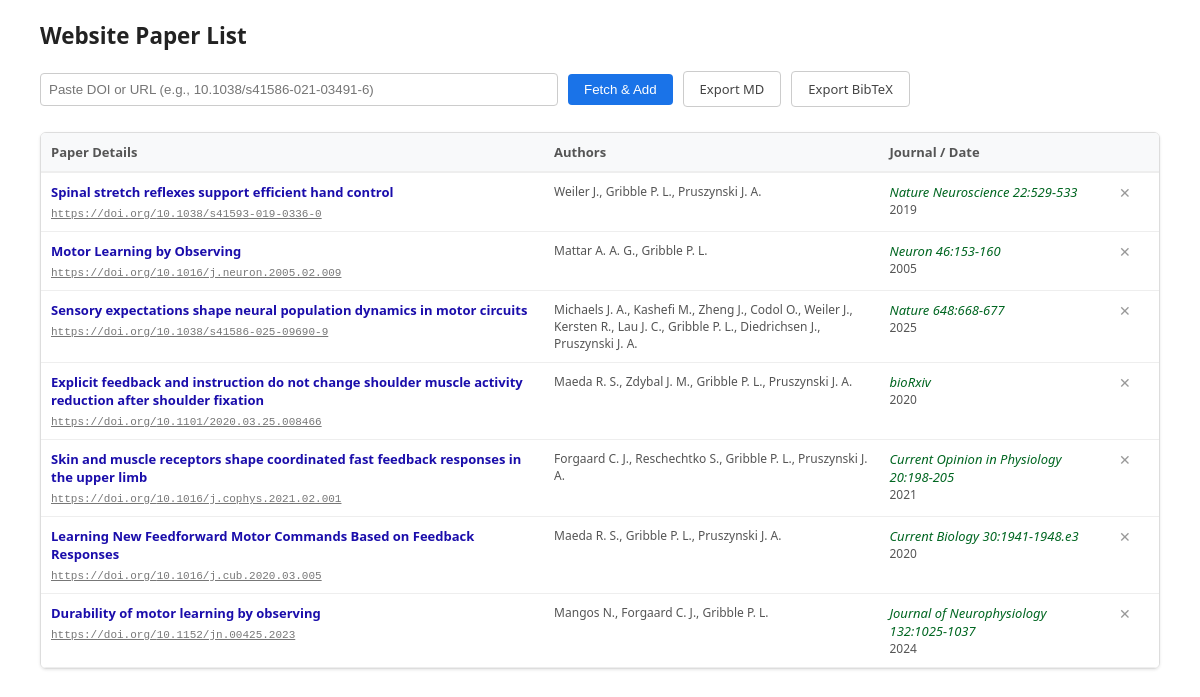
Before: / with the older database file.
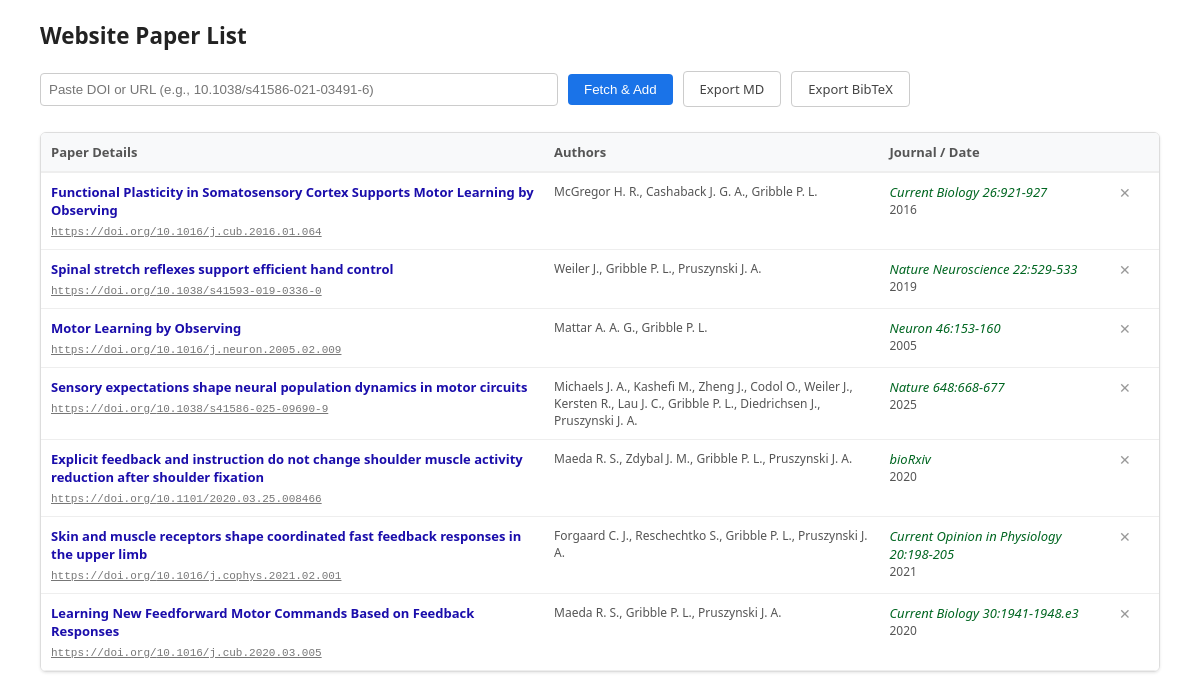
After: the same page with the newer database file.
### tables this page shows
CREATE TABLE papers (
		id INTEGER PRIMARY KEY AUTOINCREMENT,
		doi TEXT UNIQUE,
		title TEXT,
		authors TEXT,
		journal TEXT,
		pub_date TEXT
	, volume TEXT, page TEXT);

### app.py (the view)
@app.route("/", methods=["GET"])
def home():
    return render_page()

### app.py (called while the page is built)
def render_page(status: int = 200, message: str = ""):
    return render_template("index.html", papers=get_papers(), message=message), status

### db.py (called while the page is built)
def _connect():
    return sqlite3.connect(DB_PATH)

def get_papers() -> list[Paper]:
    with _connect() as conn:
        rows = conn.execute(
            "SELECT id, doi, title, authors, journal, pub_date, "
            "COALESCE(volume,''), COALESCE(page,'') "
            "FROM papers ORDER BY id DESC"
        ).fetchall()
    return [Paper(*row) for row in rows]

### templates/index.html (shortened to what this page needs)
<!DOCTYPE html>
<html lang="en">
<head>
</head>
<body>
    <h1>Website Paper List</h1>
    <form action="/submit" method="POST">
        <input type="text" name="doi" placeholder="Paste DOI or URL (e.g., 10.1038/s41586-021-03491-6)" required>
        <button type="submit">Fetch &amp; Add</button>
        <a href="/export" class="export-btn">Export MD</a>
        <a href="/export.bib" class="export-btn">Export BibTeX</a>
    </form>
    <div class="table-container">
        <table>
            <thead>
                <tr>
                    <th style="width: 45%;">Paper Details</th>
                    <th style="width: 30%;">Authors</th>
                    <th style="width: 20%;">Journal / Date</th>
                    <th style="width: 5%;"></th>
                </tr>
            </thead>
            <tbody>
                {% for p in papers %}
                <tr>
                    <td>
                        <div class="title">{{ p.title }}</div>
                        <a class="doi-link" href="https://doi.org/{{ p.doi }}" target="_blank">https://doi.org/{{ p.doi }}</a>
                    </td>
                    <td class="meta">{{ p.authors }}</td>
                    <td>
                        <div class="journal">{{ p.journal }}{% if p.volume %} {{ p.volume }}{% if p.pages %}:{{ p.pages }}{% endif %}{% elif p.pages %} {{ p.pages }}{% endif %}</div>
                        <div class="meta">{{ p.year }}</div>
                    </td>
                    <td>
                        <form method="POST" action="/delete" onsubmit="return confirm('Delete this paper?');" style="margin:0;">
                            <button type="submit" class="delete-btn" title="Delete">&#x2715;</button>
                        </form>
                    </td>
                </tr>
                {% else %}
                <tr><td colspan="4" style="text-align:center; padding: 40px; color: #999;">Library is empty.</td></tr>
                {% endfor %}
            </tbody>
        </table>
    </div>
</body>
</html>

### templates/index.html (style rules this page uses)
body { font-family: system-ui, -apple-system, sans-serif; margin: 20px 40px; font-size: 13px; color: #222; }
h1 { font-size: 1.4rem; margin-bottom: 20px; }
form { display: flex; gap: 10px; margin-bottom: 25px; align-items: center; }
input[type="text"] { padding: 8px; flex-grow: 1; max-width: 500px; border: 1px solid #ccc; border-radius: 4px; }
button { padding: 8px 16px; background: #1a73e8; color: #fff; border: none; border-radius: 4px; cursor: pointer; }
.export-btn { padding: 8px 16px; background: #fff; color: #444; border: 1px solid #ccc; border-radius: 4px; cursor: pointer; text-decoration: none; font-size: 13px; }
.table-container { border: 1px solid #ddd; border-radius: 6px; overflow: hidden; box-shadow: 0 1px 3px rgba(0,0,0,0.1); }
table { width: 100%; border-collapse: collapse; background: #fff; }
th { background: #f8f9fa; padding: 10px; text-align: left; border-bottom: 2px solid #eee; font-weight: 600; color: #555; }
td { padding: 10px; border-bottom: 1px solid #eee; vertical-align: top; }
.title { font-weight: 600; color: #1a0dab; display: block; margin-bottom: 2px; }
.meta { color: #555; font-size: 12px; }
.journal { font-style: italic; color: #006621; }
.doi-link { color: #777; font-family: monospace; font-size: 11px; }
.delete-btn { background: none; border: none; color: #999; cursor: pointer; font-size: 14px; padding: 2px 6px; }

Changed rows visible on the page:
removed papers: title "Durability of motor learning by observing", doi "10.1152/jn.00425.2023", authors "Mangos N., Forgaard C. J., Gribble P. L.", journal "Journal of Neurophysiology", volume "132", pages "1025-1037", year "2024"
added papers: title "Functional Plasticity in Somatosensory Cortex Supports Motor Learning by Observing", doi "10.1016/j.cub.2016.01.064", authors "McGregor H. R., Cashaback J. G. A., Gribble P. L.", journal "Current Biology", volume "26", pages "921-927", year "2016"
